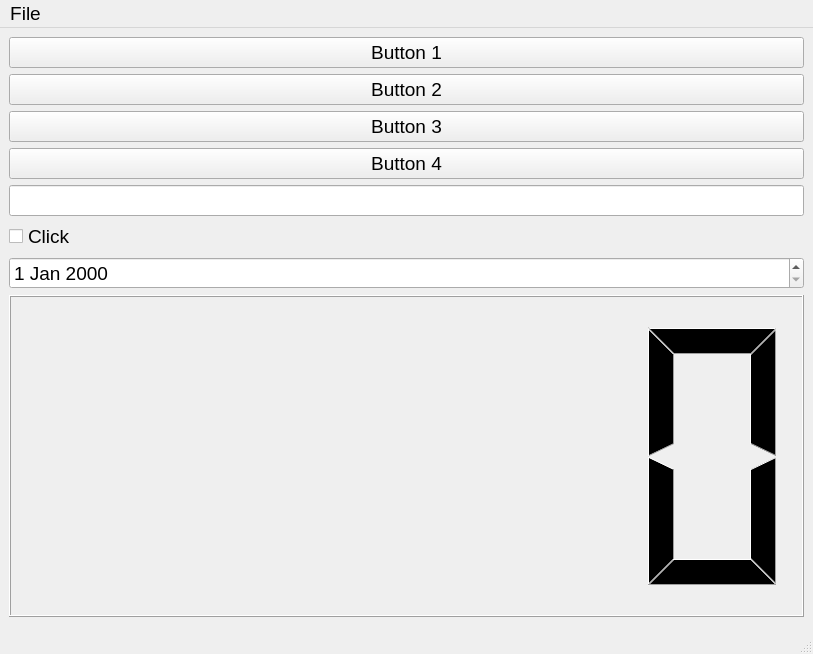
<?xml version="1.0" encoding="UTF-8"?>
<ui version="4.0">
 <class>MainWindow</class>
 <widget class="QMainWindow" name="MainWindow">
  <property name="geometry">
   <rect>
    <x>0</x>
    <y>0</y>
    <width>813</width>
    <height>654</height>
   </rect>
  </property>
  <property name="font">
   <font>
    <pointsize>14</pointsize>
   </font>
  </property>
  <property name="windowTitle">
   <string>MainWindow</string>
  </property>
  <widget class="QWidget" name="centralwidget">
   <layout class="QVBoxLayout" name="verticalLayout_2">
    <item>
     <layout class="QVBoxLayout" name="verticalLayout">
      <item>
       <widget class="QPushButton" name="Button1">
        <property name="font">
         <font>
          <pointsize>14</pointsize>
         </font>
        </property>
        <property name="text">
         <string>Button 1</string>
        </property>
       </widget>
      </item>
      <item>
       <widget class="QPushButton" name="Button2">
        <property name="text">
         <string>Button 2</string>
        </property>
       </widget>
      </item>
      <item>
       <widget class="QPushButton" name="Button3">
        <property name="text">
         <string>Button 3</string>
        </property>
       </widget>
      </item>
      <item>
       <widget class="QPushButton" name="Button4">
        <property name="text">
         <string>Button 4</string>
        </property>
       </widget>
      </item>
      <item>
       <widget class="QLineEdit" name="lineEdit"/>
      </item>
      <item>
       <widget class="QCheckBox" name="checkBox">
        <property name="text">
         <string>Click</string>
        </property>
       </widget>
      </item>
      <item>
       <widget class="QDateEdit" name="dateEdit"/>
      </item>
      <item>
       <widget class="QLCDNumber" name="lcdNumber"/>
      </item>
     </layout>
    </item>
   </layout>
  </widget>
  <widget class="QMenuBar" name="menubar">
   <property name="geometry">
    <rect>
     <x>0</x>
     <y>0</y>
     <width>813</width>
     <height>26</height>
    </rect>
   </property>
   <widget class="QMenu" name="menuFile">
    <property name="title">
     <string>File</string>
    </property>
    <addaction name="actionOpen"/>
    <addaction name="actionClose"/>
    <addaction name="separator"/>
    <addaction name="separator"/>
    <addaction name="separator"/>
   </widget>
   <addaction name="menuFile"/>
  </widget>
  <widget class="QStatusBar" name="statusbar"/>
  <action name="actionOpen">
   <property name="text">
    <string>Open</string>
   </property>
  </action>
  <action name="actionClose">
   <property name="text">
    <string>Close</string>
   </property>
  </action>
 </widget>
 <resources/>
 <connections/>
</ui>
